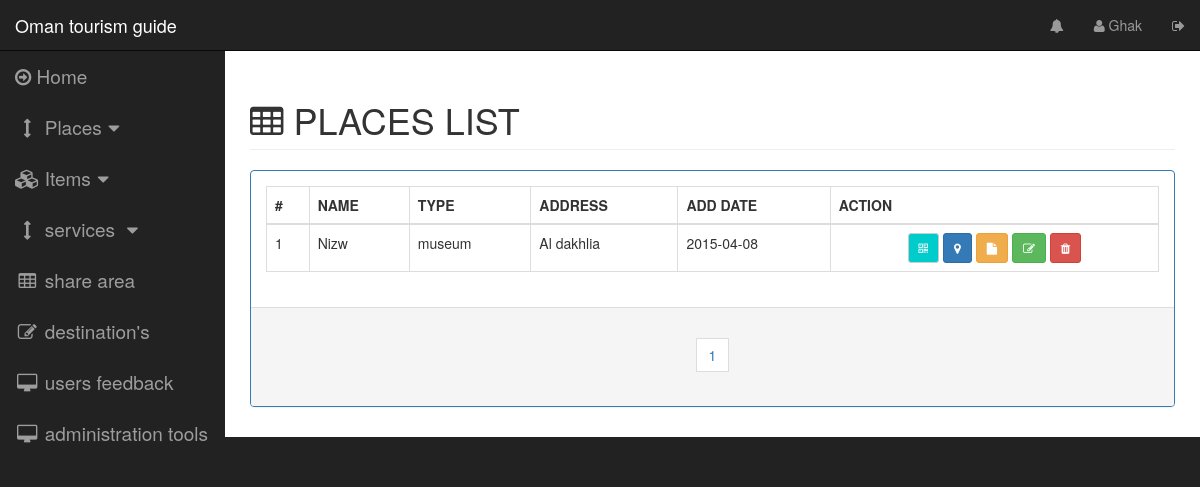
The page /pages/placeslist.php (signed in) on the database its author committed.
### tables this page shows
CREATE TABLE IF NOT EXISTS `place` (
`place_id` int(11) NOT NULL,
  `place_type` int(11) NOT NULL,
  `place_name` varchar(45) NOT NULL,
  `address` varchar(132) DEFAULT NULL,
  `place_location_lat` float DEFAULT NULL,
  `place_location_lng` float DEFAULT NULL,
  `place_admin_creator` int(11) NOT NULL,
  `view` int(1) NOT NULL DEFAULT '1',
  `description` text NOT NULL,
  `create_date` timestamp NOT NULL DEFAULT CURRENT_TIMESTAMP,
  `last_update` timestamp NOT NULL DEFAULT CURRENT_TIMESTAMP
);

CREATE TABLE IF NOT EXISTS `place_type` (
`place_id` int(11) NOT NULL,
  `place_name` varchar(45) NOT NULL
);

### server/dboperation.php (called while the page is built, shortened)
<?php
class dboperation {
    public static function placeTotalCount() {
        try {
            $dbh = new PDO("mysql:host=" . DB_HOST . ";dbname=" . DB_NAME . "", DB_USERNAME, DB_PASSWORD, array(PDO::MYSQL_ATTR_INIT_COMMAND => "SET NAMES 'utf8'"));
            $sql = 'SELECT count(*) as count FROM place WHERE 1';
            foreach ($dbh->query($sql) as $row) {
                $count = $row['count'];
            }
            return $count;
        } catch (PDOException $e) {
            echo $e->getMessage();
        }
    }
    public static function getPlacesList($selectfrom = 1, $selectto = 25) {
        $response = array("status" => "false", "data" => "");
        try {
            $dbh = new PDO("mysql:host=" . DB_HOST . ";dbname=" . DB_NAME . "", DB_USERNAME, DB_PASSWORD, array(PDO::MYSQL_ATTR_INIT_COMMAND => "SET NAMES 'utf8'"));
            $dbh->setAttribute(PDO::ATTR_ERRMODE, PDO::ERRMODE_EXCEPTION);
            $stmt = $dbh->prepare('SELECT
                                    place.place_id,
                                    place_type.place_name AS placetype,
                                    place.address,
                                    place.view,
                                    place.place_location_lat,
                                    place.place_location_lng,
                                    place.description,
                                    DATE(place.create_date) AS adddate,
                                    place.place_name,
                                    place.place_type
                                  FROM place
                                    INNER JOIN place_type
                                      ON place.place_type = place_type.place_id
                      ORDER BY place.create_date DESC
                      LIMIT ' . $selectfrom . ' , ' . $selectto . '');
            $stmt->execute();
            $result = $stmt->fetchAll();
            $response = array("status" => "false", "data" => "");
            $place = array("id" => "",
                "placetype" => "",
                "name" => "",
                "view" => "",
                "locationlat" => "",
                "desc" => "",
                "locationlang" => "",
                "createdate" => "",
                "placetypeid" => "",
                "address" => "");
            $data = array();
            foreach ($result as $row) {
                $place["id"] = $row['place_id'];
                $place["type"] = $row['placetype'];
                $place["placetypeid"] = $row['place_type'];
                $place["name"] = $row['place_name'];
                $place["view"] = $row['view'];
                $place["address"] = $row['address'];
                $place["locationlat"] = $row['place_location_lat'];
                $place["locationlang"] = $row['place_location_lng'];
                $place["creatdate"] = $row['adddate'];
                $place["desc"] = $row['description'];
                array_push($data, $place);
            }
            $response['data'] = $data;
            $response["status"] = "true";
        } catch (PDOException $e) {
            $response["data"] = $e->getMessage();
            $response["status"] = "false";
            echo $e->getMessage();
        } finally {
            return json_encode($response);
        }
    }
}

### controlpages/placeslist.php (the view, shortened to what this page needs)
<div class="row">
    <div class="col-lg-12">
        <h1 class="page-header" style="text-transform: uppercase"><span class="fa fa-table"></span>&nbsp;places list</h1>
    </div>
</div>
<div class="row">
    <div class="col-lg-12 col-md-12">
        <div class="panel panel-primary">
            <div class="panel-body">
                <table id="places-list-table" class="table table-bordered table-hover">
                    <thead>
                        <tr>
                            <th>#</th>
                            <th>NAME</th>
                            <th>TYPE</th>
                            <th>ADDRESS</th>
                            <th>ADD DATE</th>
                            <th>ACTION</th>
                        </tr>
                    </thead>
                    <tbody >
                        <?php
                        $selectamount = 25;
                        $placelist = json_decode(dboperation::getPlacesList(0, $selectamount));
                        $num = 1;
                        foreach ($placelist->data as $key => $object) {
                            ?>
                        <tr id="place_list_tr_<?php echo $num; ?>">
                                <td><?php echo $num; ?></td>
                                <td><?php echo $object->name ?></td>
                                <td><?php echo $object->type ?></td>
                                <td><?php echo $object->address ?></td>
                                <td><?php echo $object->creatdate ?></td>
                                <td>
                        <center>
                            <span data-toggle="modal" data-target="#qr_modal" onclick="PlaceOperations.setPlaceQrModal('<?php echo $object->id ?>',  '<?php echo $object->name?>')" title="QR" class="qr-button btn btn-sm btn-default"><i class="fa fa-qrcode"></i></span>
                            <span data-toggle="modal" data-target="#map_modal" onclick="PlaceOperations.setmapplacelocation('<?php echo $object->locationlat ?>', '<?php echo $object->locationlang ?>')"title="open on the map" class="btn btn-sm btn-primary"><i class="fa fa-map-marker"></i></span>
                            <span onclick="PlaceOperations.setplacedesc('<?php echo $object->desc ?>')" data-toggle="modal" data-target="#place_desc_modal" title="descrption" class="btn btn-sm btn-warning "><i class="fa fa-file"></i></span>
                            <span onclick="PlaceOperations.setupdateplacemodelforminfo(
                                        '<?php echo $object->id ?>',
                                        '<?php echo $object->placetypeid ?>',
                                        '<?php echo $object->name ?>',
                                        '<?php echo $object->address ?>',
                                        '<?php echo $object->locationlat ?>',
                                        '<?php echo $object->locationlang ?>',
                                        '<?php echo $object->desc ?>',
                                        '<?php echo $object->view ?>'
                                        )" data-toggle="modal" data-target="#update_place_modal" title="edit place information" class="btn btn-sm btn-success "><i class="fa fa-edit"></i></span>
                            <span onclick="PlaceOperations.setdeletplacemodelforminfo( '<?php echo $object->id ?>',  '<?php echo $num?>')" data-toggle="modal" data-target="#remove_place_modal" title="remove" class="btn btn-sm btn-danger"><i class="fa fa-trash"></i></span>
                        </center>
                        </td>
                        </tr>
                        <?php
                        $num++;
                    }
                    ?>
                    </tbody>
                </table>
            </div>
            <div class="panel-footer">
                <center>
                    <nav>
                        <ul class="pagination">
                            <?php
                            $placecount = dboperation::placeTotalCount();
                            $pages = intval($placecount) / $selectamount;
                            if (is_float($pages)) {
                                $pages = intval($pages + 1);
                            }
                            $selectto = 0;
                            $roundnum = 1;
                            for ($index = 0; $index < $pages; $index++) {
                                $selectfrom =  $selectto;
                                $selectto = $selectamount * $roundnum;
                                ?>
                                <li>
                                    <span
                                        onclick="placesListFunctions.placesnextpage('<?php echo $selectfrom; ?>', '<?php echo $selectto ?>')"
                                        class="btn" style="border-radius: 0px;">
                                        <?php echo $index + 1; ?>
                                    </span>
                                </li>
                                <?php
                                $roundnum++;
                            }
                            ?>
                        </ul>
                    </nav>
                </center>
            </div>
        </div>
    </div>
</div>

### css/sb-admin.css (style rules this page uses)
body { margin-top: 100px; background-color: #222; }
@media (min-width:768px) { body { margin-top: 50px; } }

### css/main.css (style rules this page uses)
.qr-button { background: #00cccc; color: #FFFFFF; }

### rows shown on the page
place: place_name "Nizw", place_type.place_name "museum", address "Al dakhlia", creatdate "2015-04-08"

### other values the page prints
$_SESSION['login-admin-name'] "Ghak"
